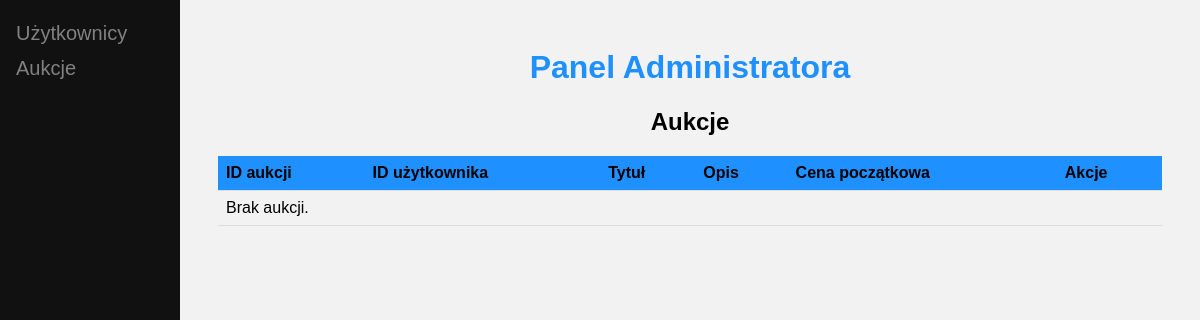
Before: /dist/auctions_admin.php with the older database file.
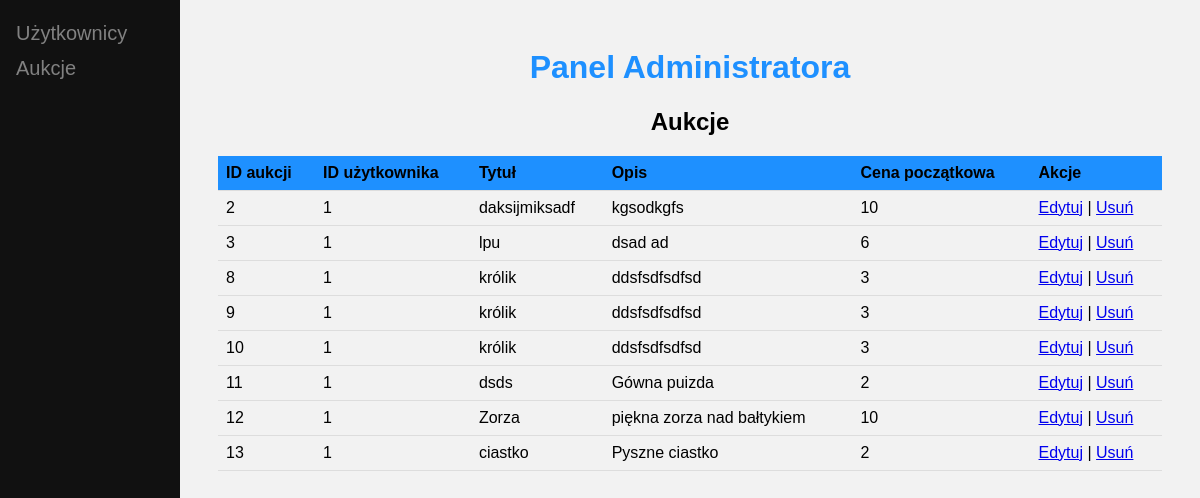
After: the same page with the newer database file.
### tables this page shows
CREATE TABLE `auctions` (
  `id_auction` int(11) NOT NULL,
  `id_user` int(11) NOT NULL,
  `title` varchar(50) NOT NULL,
  `description` varchar(1000) NOT NULL,
  `start_price` double NOT NULL,
  `end_time` datetime NOT NULL DEFAULT current_timestamp()
);

### dist/auctions_admin.php (the view, shortened to what this page needs)
<?php
    include_once "../scripts/connect.php";
?>
<!DOCTYPE html>
<html lang="en">
<head>
    <link rel="stylesheet" href="../src/auctions_admin.css">
</head>
<body>
<div class="sidebar">
        <a href="admin.php"><i class="fa fa-fw fa-user"></i> Użytkownicy</a>
        <a href="auctions_admin.php"><i class="fa fa-clipboard"></i> Aukcje</a>
    </div>
    <div class="main">
        <h1>Panel Administratora</h1>
        <h2>Aukcje</h2>
        <table>
            <tr>
                <th>ID aukcji</th>
                <th>ID użytkownika</th>
                <th>Tytuł</th>
                <th>Opis</th>
                <th>Cena początkowa</th>
                <th>Akcje</th>
            </tr>
            <?php
            $stmt = $conn->prepare("SELECT * FROM auctions");
            $stmt->execute();
            $auctions = $stmt->fetchAll(PDO::FETCH_ASSOC);
            if (count($auctions)>0) {
                foreach ($auctions as $row) {
                    echo "<tr>";
                    echo "<td>" . $row["id_auction"] . "</td>";
                    echo "<td>" . $row["id_user"] . "</td>";
                    echo "<td>" . $row["title"] . "</td>";
                    echo "<td>" . $row["description"] . "</td>";
                    echo "<td>" . $row["start_price"] . "</td>";
                    echo "<td><a href='edit_auction.php?id=" . $row["id_auction"] . "'>Edytuj</a> | <a href='../scripts/delete_auctions.php?id=" . $row["id_auction"] . "'>Usuń</a></td>";
                    echo "</tr>";
                }
            } else {
                echo "<tr><td colspan='6'>Brak aukcji.</td></tr>";
            }
            ?>
        </table>
    </div>
</body>
</html>

### src/auctions_admin.css (style rules this page uses)
body { font-family: Arial, sans-serif; background-color: #f2f2f2; padding: 20px; }
h1 { text-align: center; color: #1E90FF; }
h2 { text-align: center; }
table { width: 100%; border-collapse: collapse; margin-bottom: 20px; }
th, td { padding: 8px; text-align: left; border-bottom: 1px solid #ddd; }
th { background-color: #1E90FF; }
.sidebar { height: 100%; width: 180px; position: fixed; z-index: 1; top: 0; left: 0; background-color: #111; overflow-x: hidden; padding-top: 16px; }
.sidebar a { padding: 6px 8px 6px 16px; text-decoration: none; font-size: 20px; color: #818181; display: block; }
.main { margin-left: 180px; padding: 0px 10px; }

Changed rows visible on the page:
added auctions: id_auction "2", id_user "1", title "daksijmiksadf", description "kgsodkgfs", start_price "10"
added auctions: id_auction "3", id_user "1", title "lpu", description "dsad ad", start_price "6"
added auctions: id_auction "8", id_user "1", title "królik", description "ddsfsdfsdfsd", start_price "3"
added auctions: id_auction "9", id_user "1", title "królik", description "ddsfsdfsdfsd", start_price "3"
added auctions: id_auction "10", id_user "1", title "królik", description "ddsfsdfsdfsd", start_price "3"
added auctions: id_auction "11", id_user "1", title "dsds", description "Gówna puizda", start_price "2"
added auctions: id_auction "12", id_user "1", title "Zorza", description "piękna zorza nad bałtykiem", start_price "10"
added auctions: id_auction "13", id_user "1", title "ciastko", description "Pyszne ciastko", start_price "2"
Other visible differences:
text no longer shown: "Brak aukcji."
